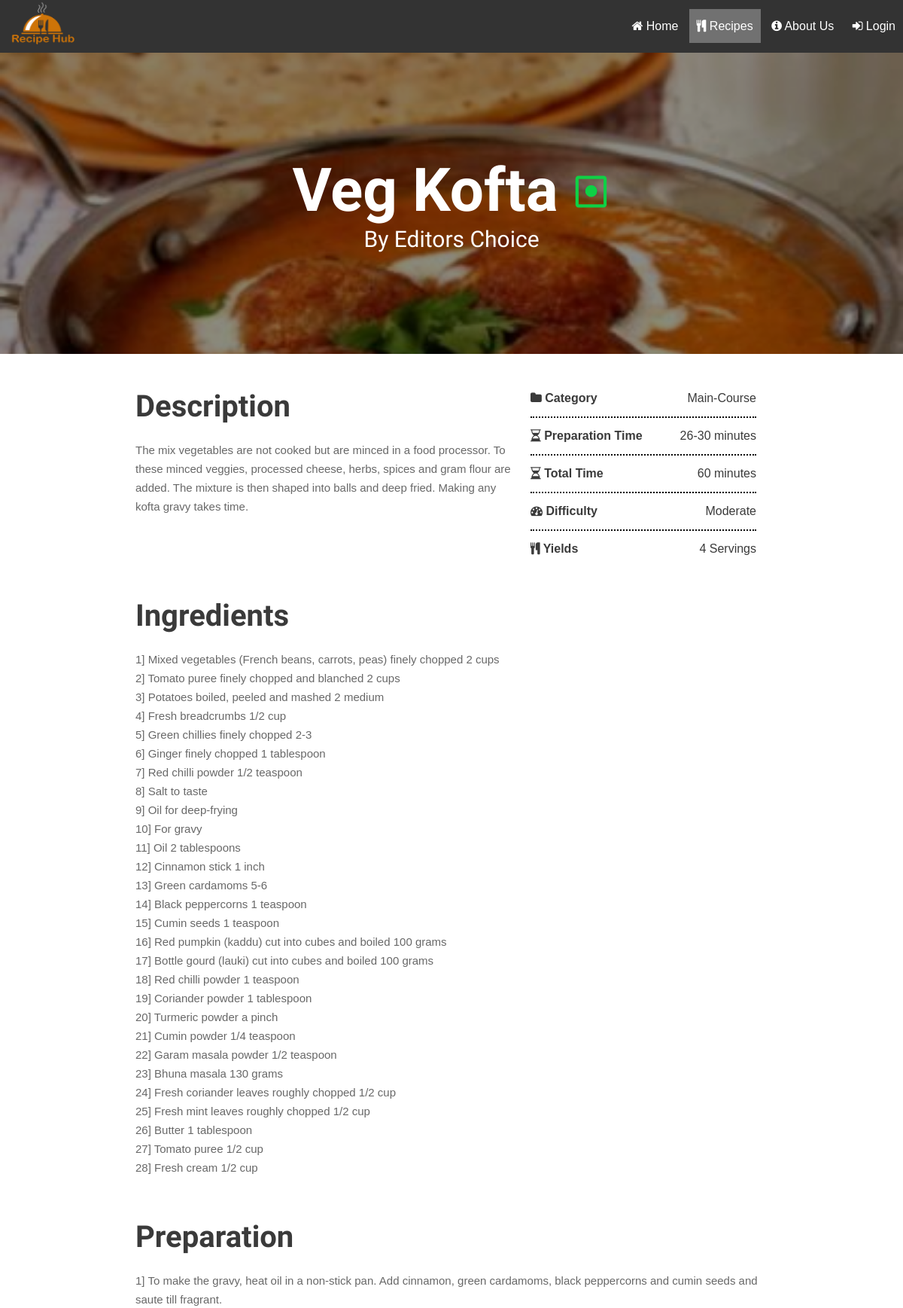
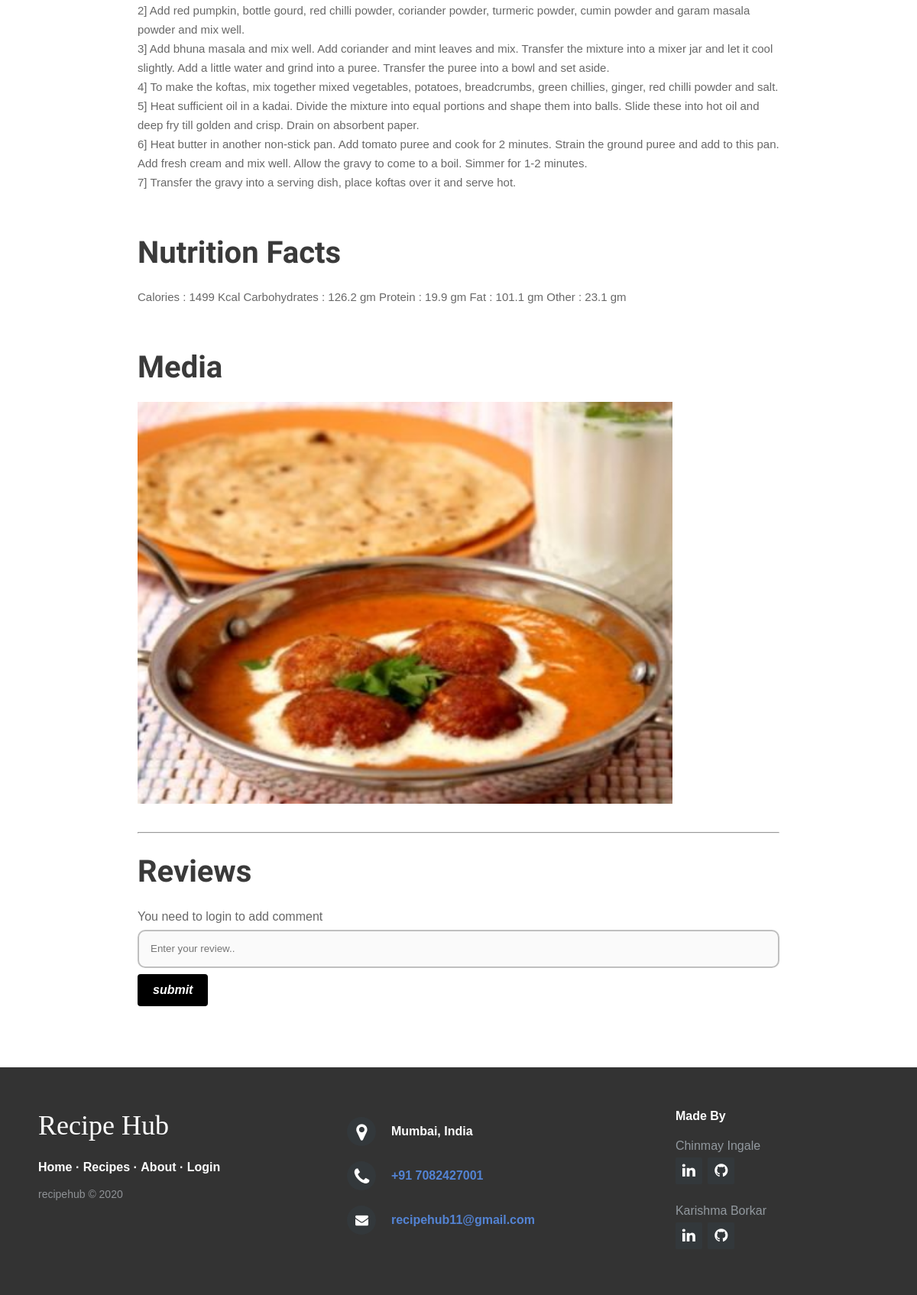
Page /recipe.php?id=3 on the committed database (2 pictures, top to bottom).
### tables this page shows
CREATE TABLE `dishes` (
  `id` int(10) NOT NULL,
  `name` varchar(255) NOT NULL,
  `uploded_by` varchar(255) NOT NULL,
  `prep` varchar(255) NOT NULL,
  `type` varchar(255) NOT NULL,
  `ready_in` varchar(255) NOT NULL,
  `category` varchar(255) NOT NULL,
  `serve` int(10) NOT NULL,
  `level` varchar(255) NOT NULL,
  `discription` text NOT NULL,
  `nutritions` longtext NOT NULL,
  `image` varchar(255) NOT NULL
);

CREATE TABLE `ingredients` (
  `dish_id` int(11) NOT NULL,
  `rank` int(11) NOT NULL,
  `ingredients` mediumtext NOT NULL
);

CREATE TABLE `directions` (
  `dish_id` int(11) NOT NULL,
  `step` int(11) NOT NULL,
  `directions` text NOT NULL
);

### recipe.php (the view, shortened to what this page needs)
<?php
  require_once "pdo.php";
  $stmt = $pdo->prepare("SELECT * FROM `dishes` WHERE `id` = :id");
  $stmt->execute(array(":id" => $_GET['id']));
  $dish = $stmt->fetch(PDO::FETCH_ASSOC);
  $stmt = $pdo->prepare("SELECT * FROM `directions` WHERE `dish_id` = :id ORDER BY `directions`.`step` ASC ");
  $stmt->execute(array(":id" => $_GET['id']));
  $directions = $stmt->fetchAll(PDO::FETCH_ASSOC);
  $stmt = $pdo->prepare("SELECT * FROM `ingredients` WHERE `dish_id` = :id ORDER BY `ingredients`.`rank` ASC ");
  $stmt->execute(array(":id" => $_GET['id']));
  $ingredients = $stmt->fetchAll(PDO::FETCH_ASSOC);
?>
<!DOCTYPE html>
<html>
<head>
 		<link rel="stylesheet" href="https://cdnjs.cloudflare.com/ajax/libs/font-awesome/4.7.0/css/font-awesome.min.css">
     <link rel="stylesheet" href="recipe_styles.css">
</head>
<body>
<div class="navbar">
  <div class="logo">
    <img src="img/recipehub.png" id="logoimg" height="70px" width="120px">
  </div>
<ul id="navlist">
  <li class="navlist"><a href="index.php"><i class="fa fa-home" aria-hidden="true"></i> Home</a></li>
  <li class="navlist"><a class='active' href="allrecipes.php"><i class='fa fa-cutlery' aria-hidden='true'></i> Recipes</a></li>
  <li class="navlist"><a href="about.php"><i class="fa fa-info-circle" aria-hidden="true"></i> About Us</a></li>
  <li class="navlist" id='dropbtn'>
  <?php
      if(isset($_SESSION['username'])){
        echo "<a><i class='fa fa-user' aria-hidden='true'></i> welcome ".$_SESSION['username']." <i class='fa fa-angle-double-down' aria-hidden='true'></i></a>";
        echo "<div class='dropdown-content'>";
        echo "<a href='user.php'><i class='fa fa-cutlery' aria-hidden='true'></i> My recipes</a>";
        echo "<a href='logout.php'><i class='fa fa-sign-out' aria-hidden='true'></i> Log Out</a>";
        echo "</div>";
      }else{
        echo "<a href='landing.php'><i class='fa fa-sign-in' aria-hidden='true'></i> Login</a>";
      }
  ?>
  </li>
</ul>
</div>
<div class="dishtitle" style="background-image: url('<?=$dish['image']?>');">
  <div class="overlay" style="background-color:#00000075;height: 100%;">
    <div id="name">
      <h1><?= $dish['name'] ?>
      <span>
        <?php
          if($dish['type'] == 'Vegetarian'){
            echo "<img src='img/veg.png'  id='type'>";
          }
        ?>
      </span></h1>
      <a class="cname" href="chef.php?username=<?=$dish['uploded_by']?>"> By <?=$dish['uploded_by']?></a>
    </div>
  </div>
</div>
<div class="main">
  <div class="dishinfo">
    <div class="data">
      <h3 class="caption">Description</h3>
      <p><?= $dish['discription'] ?></p>
    </div>
    <div id="dishdata">
      <p class="info-recipe"><i class="fa fa-folder"></i> Category<span class="values"><?= $dish['category'] ?></span></p>
      <p class="info-recipe"><i class="fa fa-hourglass-half"></i> Preparation Time<span class="values"><?= $dish['prep'] ?></span></p>
      <p class="info-recipe"><i class="fa fa-hourglass-half"></i> Total Time<span class="values"><?= $dish['ready_in'] ?></span></p>
      <p class="info-recipe"><i class="fa fa-tachometer"></i> Difficulty<span class="values"><?= $dish['level'] ?></span></p>
      <p class="info-recipe"><i class="fa fa-cutlery"></i> Yields<span class="values"><?= $dish['serve'] ?> Servings</span></p>
    </div>
  </div>
  <div class="data">
    <h3 class="caption">Ingredients</h3>
    <ul style="list-style-type: none;">
        <?php
          $sr = 1;
          foreach($ingredients as $ingredient){
            echo "<li><span>".$sr."]</span> ".$ingredient['ingredients']." </li>";
            $sr++;
          }
        ?>
      </ul>
  </div>
  <div class="data">
    <h3 class="caption">Preparation</h3>
    <ul style="list-style-type: none;">
        <?php
          $sr = 1;
          foreach($directions as $direction){
            echo "<li><span>".$sr."]</span> ".$direction['directions']." </li>";
            $sr++;
          }
        ?>
    </ul>
  </div>
  <div class="data">
    <h3 class="caption">Nutrition Facts</h3>
    <p><?= $dish['nutritions'] ?></p>
  </div>
  <div class="data">
    <h3 class="caption">Media</h3>
    <img src="<?=$dish['image']?>" class="media" >
  </div>
  <hr>
  <div id="comments-box">
  <h3 class="caption">Reviews</h3>
  </div>
  <div id="addcoments">
    <?php
      $set = "disabled";
      if($_SESSION['username']){
        $set = "";
      }
      else{
        echo "<p style='color:#686868;'>You need to login to add comment</p>";
      }
    ?>
    <form method="post" id="comment-form">
      <input type="text" name="comment" id="comment" placeholder="Enter your review.." <?= $set ?> required>
      <input type="submit" value="submit" name="submit" id="submit_btn" <?= $set ?>>
    </form>
  </div>
</div>
<?php
    include("footer.php");
?>
</body>
</html>

### recipe_styles.css (style rules this page uses)
* { box-sizing: border-box; margin: 0; padding: 0; }
body { font-family: Verdana, sans-serif; }
.navbar { position: sticky; top: 0; background-color: #333; height: 70px; line-height: 70px; z-index: 3; }
.logo { float: left; height: 100%; }
#navlist { list-style-type: none; margin: 0; padding: 0; float: right; }
.navlist { height: 100%; display: inline-block; }
.navlist:last-child { border-right: none; }
.navlist a { color: white; text-align: center; padding: 14px 10px; text-decoration: none; }
.active { background-color: #4CAF50; }
.active { background-color: #717171; }

### recipe.php (style rules this page uses)
.dishtitle { position: relative; text-align: center; background-size: cover; background-position: right; color: #fff; height: 400px; font-family: 'Signika', sans-serif; }
#name { position: absolute; top: 50%; left: 50%; width: 95%; transform: translate(-50%, -50%); font-size: 2.5rem; }
#type { width: 50px; height: 50px; }
.cname { color: #fff; font-weight: 400; font-size: 30px; text-decoration: none; display: block; }
.main { width: 70%; margin: 0px auto; }
.dishinfo { display: flex; flex-wrap: nowrap; margin-top: 20px; justify-content: space-between; }
.data { padding: 30px 0; font-size: 15px; line-height: 25px; color: #686868; }
#dishdata { min-width: 330px; padding: 15px; }
.info-recipe { border-bottom: 2px dotted #080808; padding: 15px 0; font-weight: 600; color: #3A3A3A; }
.info-recipe:last-child { border-bottom: none; }
.values { float: right; letter-spacing: normal; color: #3A3A3A; font-weight: 400; }
.caption { font-family: 'Signika', sans-serif; font-size: 40px; line-height: 40px; margin-bottom: 25px; color: #3A3A3A; }
.media { width: 700px; }
#comments-box { margin: 30px 0; }
#comment { width: 100%; height: 50px; padding: 15px; margin: 8px 0; border: 2px solid #bfbfbf; border-radius: 10px; outline: none; }
#submit_btn { background-color: black; color: white; padding: 12px 20px; border: none; border-radius: 4px; cursor: pointer; font-weight: bold; font-style: italic; font-size: 16px; outline: none; }

### rows in the picture
dishes: image (picture), name "Veg Kofta", uploded_by "Editors Choice", discription "The mix vegetables are not cooked but are minced in a food processor. To these minced veggies, processed cheese, herbs, spices and gram flour are added. The mixture is then shaped into balls and deep fried. Making any kofta gravy takes time.", category "Main-Course", prep "26-30 minutes", ready_in "60 minutes", level "Moderate", serve "4", nutritions "Calories : 1499 Kcal Carbohydrates : 126.2 gm Protein : 19.9 gm Fat : 101.1 gm Other : 23.1 gm"
ingredients: ingredients "Mixed vegetables (French beans, carrots, peas) finely chopped 2 cups"
ingredients: ingredients "Tomato puree finely chopped and blanched 2 cups"
ingredients: ingredients "Potatoes boiled, peeled and mashed 2 medium"
ingredients: ingredients "Fresh breadcrumbs 1/2 cup"
ingredients: ingredients "Green chillies finely chopped 2-3"
ingredients: ingredients "Ginger finely chopped 1 tablespoon"
ingredients: ingredients "Red chilli powder 1/2 teaspoon"
ingredients: ingredients "Salt to taste"
ingredients: ingredients "Oil for deep-frying"
ingredients: ingredients "For gravy"
ingredients: ingredients "Oil 2 tablespoons"
ingredients: ingredients "Cinnamon stick 1 inch"
ingredients: ingredients "Green cardamoms 5-6"
ingredients: ingredients "Black peppercorns 1 teaspoon"
ingredients: ingredients "Cumin seeds 1 teaspoon"
ingredients: ingredients "Red pumpkin (kaddu) cut into cubes and boiled 100 grams"
ingredients: ingredients "Bottle gourd (lauki) cut into cubes and boiled 100 grams"
ingredients: ingredients "Red chilli powder 1 teaspoon"
ingredients: ingredients "Coriander powder 1 tablespoon"
ingredients: ingredients "Turmeric powder a pinch"
ingredients: ingredients "Cumin powder 1/4 teaspoon"
ingredients: ingredients "Garam masala powder 1/2 teaspoon"
ingredients: ingredients "Bhuna masala 130 grams"
ingredients: ingredients "Fresh coriander leaves roughly chopped 1/2 cup"
ingredients: ingredients "Fresh mint leaves roughly chopped 1/2 cup"
ingredients: ingredients "Butter 1 tablespoon"
ingredients: ingredients "Tomato puree 1/2 cup"
ingredients: ingredients "Fresh cream 1/2 cup"
directions: directions "To make the gravy, heat oil in a non-stick pan. Add cinnamon, green cardamoms, black peppercorns and cumin seeds and saute till fragrant."
directions: directions "Add red pumpkin, bottle gourd, red chilli powder, coriander powder, turmeric powder, cumin powder and garam masala powder and mix well."
directions: directions "Add bhuna masala and mix well. Add coriander and mint leaves and mix. Transfer the mixture into a mixer jar and let it cool slightly. Add a little water and grind into a puree. Transfer the puree into a bowl and set aside."
directions: directions "To make the koftas, mix together mixed vegetables, potatoes, breadcrumbs, green chillies, ginger, red chilli powder and salt."
directions: directions "Heat sufficient oil in a kadai. Divide the mixture into equal portions and shape them into balls. Slide these into hot oil and deep fry till golden and crisp. Drain on absorbent paper."
directions: directions "Heat butter in another non-stick pan. Add tomato puree and cook for 2 minutes. Strain the ground puree and add to this pan. Add fresh cream and mix well. Allow the gravy to come to a boil. Simmer for 1-2 minutes."
directions: directions "Transfer the gravy into a serving dish, place koftas over it and serve hot."
